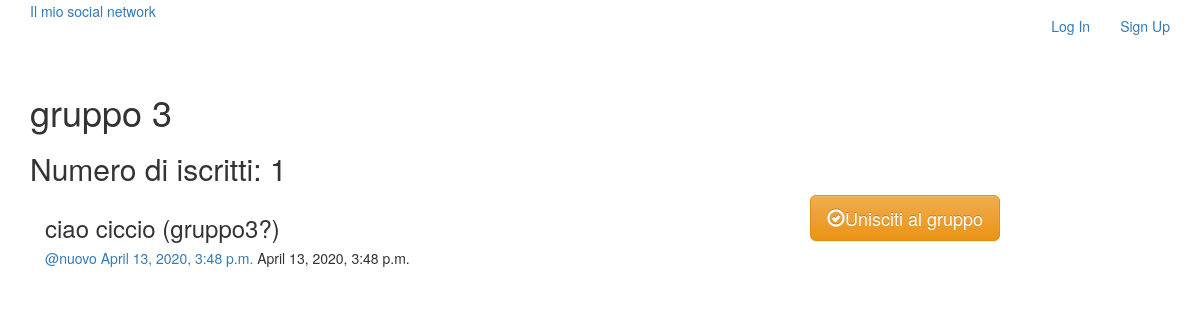
The app's page /groups/posts/in/gruppo-3/ with its own data.
### groups/models.py (models this page shows, shortened)
class Group(models.Model):
    name = models.CharField(max_length=256, unique = True)
    slug = models.SlugField(allow_unicode=True, unique=True)
    description = models.TextField(blank=True, default="")
    description_html = models.TextField(editable=False, default="", blank=True)
    members = models.ManyToManyField(User, through="GroupMember")
    class Meta:
        ordering = ['name']

### posts/models.py (models this page shows, shortened)
class Post(models.Model):
    user = models.ForeignKey(User, related_name="posts", on_delete=models.CASCADE)
    created_at = models.DateTimeField(auto_now=True)
    message = models.TextField()
    message_html = models.TextField(editable=False)
    group = models.ForeignKey(Group, related_name="posts", null=True, blank=True, on_delete=models.CASCADE)
    class Meta:
            ordering = ['-created_at']
            unique_together = ['user', 'message'] # per far si che sia legato in modo univoco ad un user

### groups/views.py (the view)
class SingleGroup(generic.DetailView):
    model = Group

### groups/templates/groups/group_detail.html (shortened to what this page needs)
{% extends "groups/group_base.html" %}
{% block pregroup %}
    <h1>{{group.name}}</h1>
    <h2>Numero di iscritti: {{group.members.count}}</h2>
    <div class="content">
        {% if user in group.members.all %}
            <a href="{%url 'groups:leave' slug=group.slug %}"
            class='btn btn-lg btn-fill btn-warning'>
            {% comment %} icona per lasciare il gruppo {% endcomment %}
            <span class='glyphicon glyphicon-remove-circle'></span>Abbandona il gruppo</a>
        {% else %}
            <a href="{% url 'groups:join' slug=group.slug %}"
            class='btn btn-lg btn-fill btn-warning'>
            <span class='glyphicon glyphicon-ok-circle'></span>Unisciti al gruppo</a>
        {% endif %}
{% endblock %}
{% block group_content %}
    <div class="col-md-8">
        {% if group.posts.count == 0 %}
        {% comment %} i django tag vogliono sempre gli spazi tra stringhe e valori {% endcomment %}
        <h2>Ancora nessun post in questo gruppo!</h2>
        {% else %}
            {% for post in group.posts.all %}
                {% include "posts/_post.html" %}
            {% endfor %}
        {% endif %}
{% endblock %}

### posts/templates/posts/_post.html (shortened to what this page needs)
<div class="post media">
    <h3>{{post.message_html|safe}}</h3>
    <div class="media-body">
        <h5 class="media-heading">
        <span class="username">
            <a href="{% url 'posts:for_user' username=post.user.username %}">@{{ post.user.username }}</a>
        </span>
        <time class="time">
        <a href="{% url 'posts:single' username=post.user.username pk=post.pk %}">{{ post.created_at }}</a>
        {{ post.created_at}}
        </time>
		</h5>
    </div>
</div>

### records on screen
Group: name "gruppo 3", members.count "1"
Post: message_html "ciao ciccio (gruppo3?)", user.username "nuovo", created_at "April 13, 2020, 3:48 p.m."
